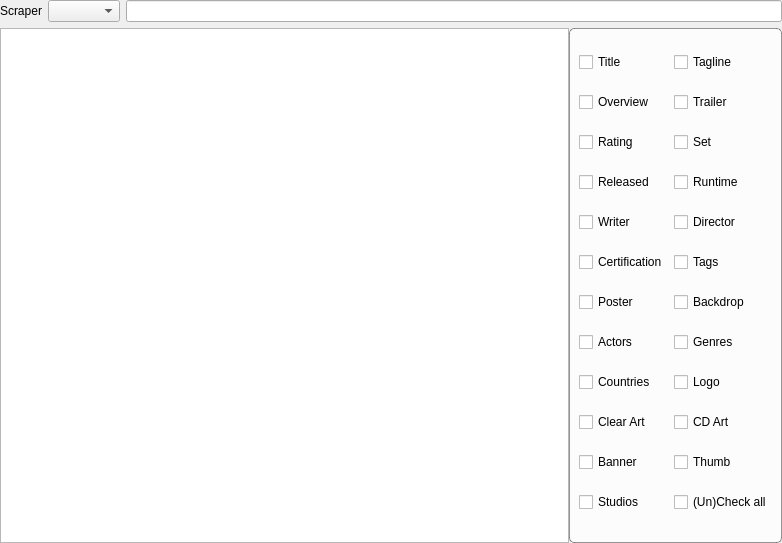
<?xml version="1.0" encoding="UTF-8"?>
<ui version="4.0">
 <class>MovieSearchWidget</class>
 <widget class="QWidget" name="MovieSearchWidget">
  <property name="geometry">
   <rect>
    <x>0</x>
    <y>0</y>
    <width>782</width>
    <height>543</height>
   </rect>
  </property>
  <property name="windowTitle">
   <string>Form</string>
  </property>
  <layout class="QVBoxLayout" name="verticalLayout">
   <property name="margin">
    <number>0</number>
   </property>
   <item>
    <layout class="QHBoxLayout" name="horizontalLayout_2">
     <item>
      <widget class="QLabel" name="label">
       <property name="text">
        <string>Scraper</string>
       </property>
      </widget>
     </item>
     <item>
      <widget class="QComboBox" name="comboScraper"/>
     </item>
     <item>
      <widget class="MyLineEdit" name="searchString">
       <property name="toolTip">
        <string>When using IMDB you can also use the IMDB id as search query.
If you want to search by an TMDB or OFDb id please prefix it with &quot;id&quot;.</string>
       </property>
      </widget>
     </item>
    </layout>
   </item>
   <item>
    <layout class="QHBoxLayout" name="horizontalLayout_3" stretch="0,0">
     <property name="spacing">
      <number>0</number>
     </property>
     <property name="sizeConstraint">
      <enum>QLayout::SetMaximumSize</enum>
     </property>
     <property name="rightMargin">
      <number>0</number>
     </property>
     <item>
      <widget class="QTableWidget" name="results">
       <property name="enabled">
        <bool>true</bool>
       </property>
       <property name="styleSheet">
        <string notr="true">alternate-background-color: rgb(243, 246, 250);
color: #395265;
selection-background-color: qlineargradient(spread:pad, x1:0, y1:0, x2:0, y2:1, stop:0 #4185b6, stop:1 #1b6aa5);
</string>
       </property>
       <property name="editTriggers">
        <set>QAbstractItemView::NoEditTriggers</set>
       </property>
       <property name="alternatingRowColors">
        <bool>true</bool>
       </property>
       <property name="selectionMode">
        <enum>QAbstractItemView::SingleSelection</enum>
       </property>
       <property name="selectionBehavior">
        <enum>QAbstractItemView::SelectRows</enum>
       </property>
       <property name="showGrid">
        <bool>false</bool>
       </property>
       <attribute name="horizontalHeaderVisible">
        <bool>false</bool>
       </attribute>
       <attribute name="horizontalHeaderStretchLastSection">
        <bool>true</bool>
       </attribute>
       <attribute name="verticalHeaderVisible">
        <bool>false</bool>
       </attribute>
       <column>
        <property name="text">
         <string>Result</string>
        </property>
       </column>
      </widget>
     </item>
     <item>
      <widget class="QGroupBox" name="groupBox">
       <property name="styleSheet">
        <string notr="true">QGroupBox {
	border: 1px solid rgba(0, 0, 0, 100);
	border-radius: 5px;
	background-color: rgba(255, 255, 255, 200);
}</string>
       </property>
       <property name="title">
        <string/>
       </property>
       <layout class="QGridLayout" name="gridLayout">
        <item row="16" column="1">
         <widget class="MyCheckBox" name="chkLogo">
          <property name="text">
           <string>Logo</string>
          </property>
         </widget>
        </item>
        <item row="21" column="0">
         <widget class="MyCheckBox" name="chkBanner">
          <property name="text">
           <string>Banner</string>
          </property>
         </widget>
        </item>
        <item row="7" column="1">
         <widget class="MyCheckBox" name="chkDirector">
          <property name="text">
           <string>Director</string>
          </property>
         </widget>
        </item>
        <item row="16" column="0">
         <widget class="MyCheckBox" name="chkCountries">
          <property name="text">
           <string>Countries</string>
          </property>
         </widget>
        </item>
        <item row="19" column="0">
         <widget class="MyCheckBox" name="chkClearArt">
          <property name="text">
           <string>Clear Art</string>
          </property>
         </widget>
        </item>
        <item row="8" column="0">
         <widget class="MyCheckBox" name="chkCertification">
          <property name="text">
           <string>Certification</string>
          </property>
         </widget>
        </item>
        <item row="2" column="0">
         <widget class="MyCheckBox" name="chkRating">
          <property name="text">
           <string>Rating</string>
          </property>
         </widget>
        </item>
        <item row="21" column="1">
         <widget class="MyCheckBox" name="chkThumb">
          <property name="text">
           <string>Thumb</string>
          </property>
         </widget>
        </item>
        <item row="1" column="0">
         <widget class="MyCheckBox" name="chkOverview">
          <property name="text">
           <string>Overview</string>
          </property>
         </widget>
        </item>
        <item row="4" column="0">
         <widget class="MyCheckBox" name="chkReleased">
          <property name="text">
           <string>Released</string>
          </property>
         </widget>
        </item>
        <item row="11" column="1">
         <widget class="MyCheckBox" name="chkBackdrop">
          <property name="text">
           <string>Backdrop</string>
          </property>
         </widget>
        </item>
        <item row="13" column="1">
         <widget class="MyCheckBox" name="chkGenres">
          <property name="text">
           <string>Genres</string>
          </property>
         </widget>
        </item>
        <item row="7" column="0">
         <widget class="MyCheckBox" name="chkWriter">
          <property name="text">
           <string>Writer</string>
          </property>
         </widget>
        </item>
        <item row="11" column="0">
         <widget class="MyCheckBox" name="chkPoster">
          <property name="text">
           <string>Poster</string>
          </property>
         </widget>
        </item>
        <item row="0" column="0">
         <widget class="MyCheckBox" name="chkTitle">
          <property name="text">
           <string>Title</string>
          </property>
         </widget>
        </item>
        <item row="4" column="1">
         <widget class="MyCheckBox" name="chkRuntime">
          <property name="text">
           <string>Runtime</string>
          </property>
         </widget>
        </item>
        <item row="13" column="0">
         <widget class="MyCheckBox" name="chkActors">
          <property name="text">
           <string>Actors</string>
          </property>
         </widget>
        </item>
        <item row="0" column="1">
         <widget class="MyCheckBox" name="chkTagline">
          <property name="text">
           <string>Tagline</string>
          </property>
         </widget>
        </item>
        <item row="19" column="1">
         <widget class="MyCheckBox" name="chkCdArt">
          <property name="text">
           <string>CD Art</string>
          </property>
         </widget>
        </item>
        <item row="2" column="1">
         <widget class="MyCheckBox" name="chkSet">
          <property name="text">
           <string>Set</string>
          </property>
         </widget>
        </item>
        <item row="1" column="1">
         <widget class="MyCheckBox" name="chkTrailer">
          <property name="text">
           <string>Trailer</string>
          </property>
         </widget>
        </item>
        <item row="8" column="1">
         <widget class="MyCheckBox" name="chkTags">
          <property name="text">
           <string>Tags</string>
          </property>
         </widget>
        </item>
        <item row="22" column="0">
         <widget class="MyCheckBox" name="chkStudios">
          <property name="text">
           <string>Studios</string>
          </property>
         </widget>
        </item>
        <item row="22" column="1">
         <widget class="QCheckBox" name="chkUnCheckAll">
          <property name="text">
           <string>(Un)Check all</string>
          </property>
         </widget>
        </item>
       </layout>
      </widget>
     </item>
    </layout>
   </item>
  </layout>
 </widget>
 <customwidgets>
  <customwidget>
   <class>MyCheckBox</class>
   <extends>QCheckBox</extends>
   <header location="global">smallWidgets/MyCheckBox.h</header>
  </customwidget>
  <customwidget>
   <class>MyLineEdit</class>
   <extends>QLineEdit</extends>
   <header>smallWidgets/MyLineEdit.h</header>
  </customwidget>
 </customwidgets>
 <resources/>
 <connections/>
</ui>
